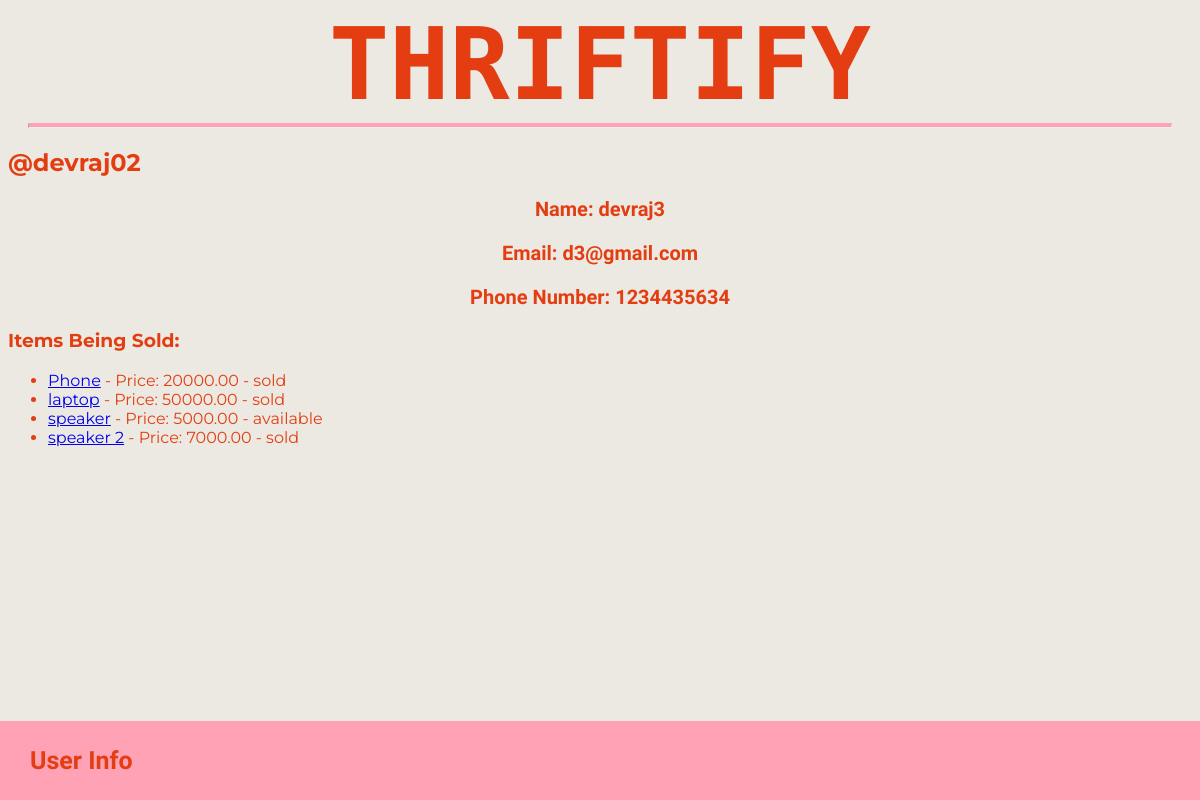
The page /user_info/devraj02/ (signed in) on the database as committed earlier.
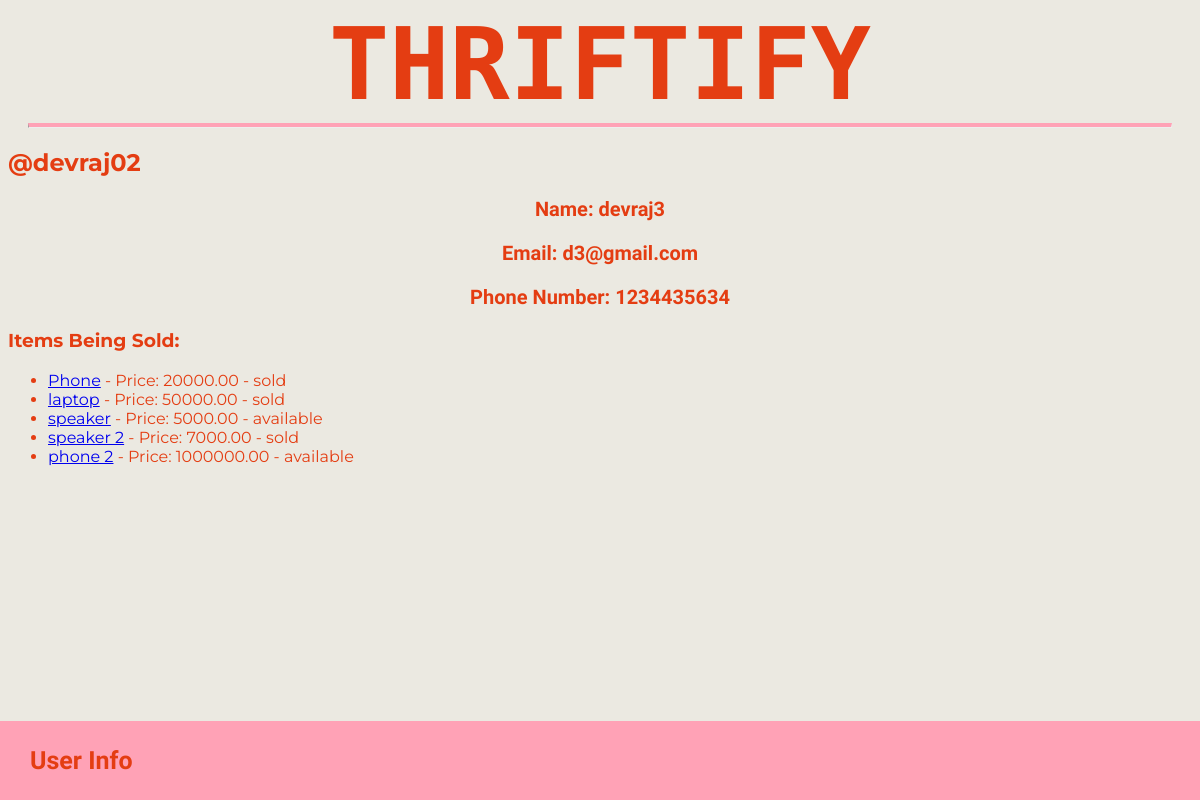
The same page on the database as committed later.
### Main/models.py (models this page shows, shortened)
class Item(models.Model):
    STATUS_CHOICES = (
        ("available", "Available"),
        ("sold", "Sold"),
    )
    seller = models.ForeignKey(User, on_delete=models.CASCADE)
    name = models.CharField(max_length=100)
    description = models.TextField()
    price = models.DecimalField(max_digits=10, decimal_places=2)
    picture = models.ImageField(upload_to="item_pictures/")
    status = models.CharField(
        max_length=20, choices=STATUS_CHOICES, default="available"
    )
    bought_by = models.CharField(max_length=150, blank=True, null=True)

### Main/views.py (the view)
# urls.py: path("user_info/<str:username>/", views.user_info, name="user_info"),
@login_required
def user_info(request, username):
    user_profile = get_object_or_404(UserProfile, user__username=username)
    user_items = Item.objects.filter(seller=user_profile.user)
    return render(
        request,
        "user_info.html",
        {"user_profile": user_profile, "user_items": user_items},
    )

### Main/templates/user_info.html (shortened to what this page needs)
{% extends "master.html" %}
{% block content %}
    <h2>@{{ user_profile.user.username }}</h2>
    <p>Name: {{ user_profile.name }}</p>
    <p>Email: {{ user_profile.email }}</p>
    <p>Phone Number: {{ user_profile.phone_number }}</p>
    <h3>Items Being Sold:</h3>
    <ul>
    {% for item in user_items %}
        <li><a href="{% url 'product_detail' item.id %}">{{ item.name }}</a> - Price: {{ item.price }} - {{ item.status }}</li>
    {% empty %}
        <li>No items being sold.</li>
    {% endfor %}
    </ul>
    <div class="footer">
        <p>User Info</p>
    </div>
{% endblock %}

Rows that differ between the two databases and show on the page:
added Item: name "phone 2", price "1000000.00", status "available"
